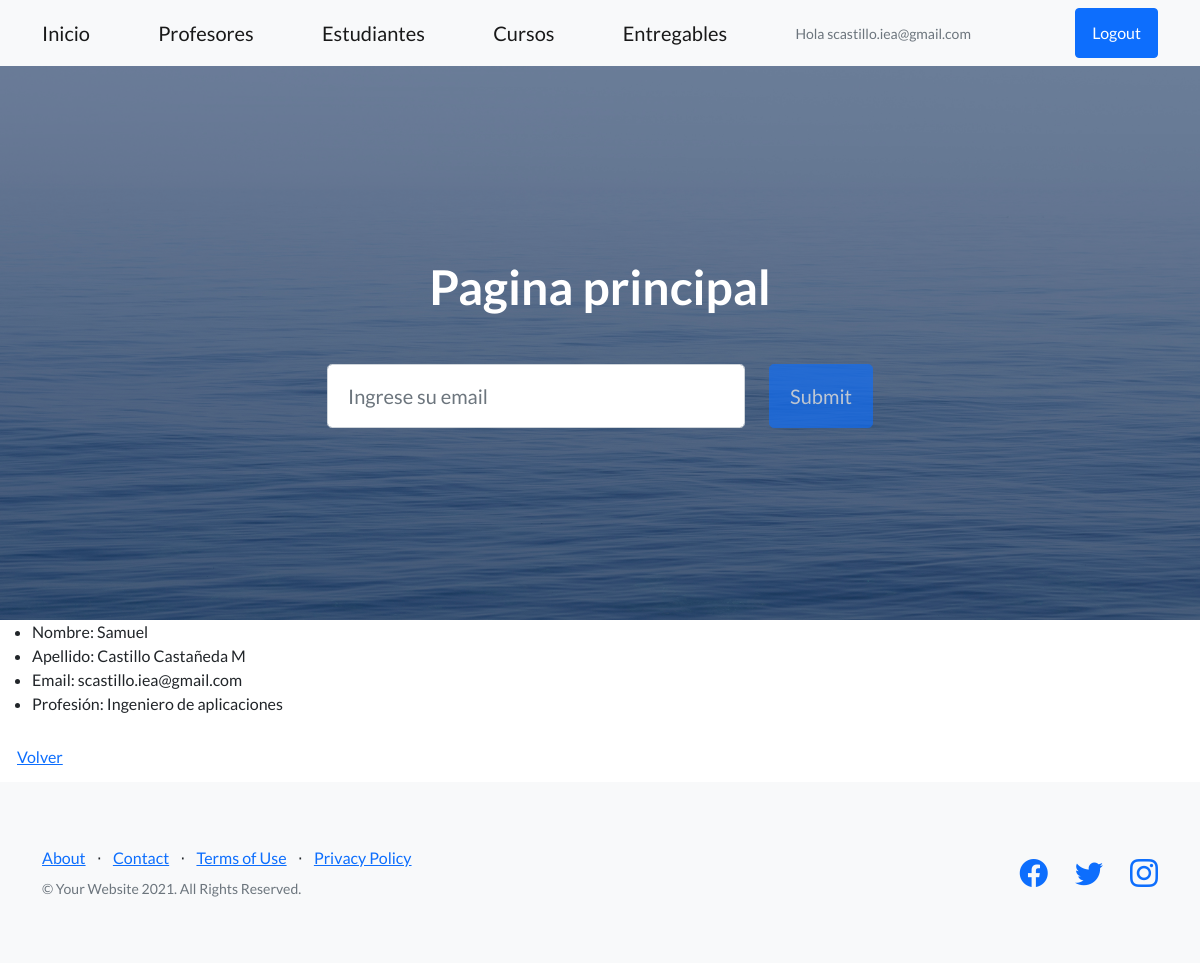
Screenshot of /AppCoder/profesores/view/20/ (signed in) with the database file from the repository.
### AppCoder/models.py (models this page shows, shortened)
class Profesor(models.Model):
    nombre = models.CharField(max_length=40)
    apellido = models.CharField(max_length=40)
    email = models.EmailField()
    profesion = models.CharField(max_length=40)

### AppCoder/views.py (the view)
# urls.py: path('profesores/view/<pk>/', views.ProfesorDetailView.as_view(), name='profesor_view'),
class ProfesorDetailView(DetailView):
    model = Profesor
    template_name = "AppCoder/ver_profesor.html"

### AppCoder/templates/AppCoder/ver_profesor.html
{% extends "AppCoder/padre.html" %}
{%  load static %}
{% block contenidoquecambia %}
    <ul>
        <li>Nombre: {{profesor.nombre}}</li>
        <li>Apellido: {{profesor.apellido}}</li>
        <li>Email: {{profesor.email}}</li>
        <li>Profesión: {{profesor.profesion}}</li>
    </ul>
    <a class="btn btn-link" href="{% url 'Profesores' %}">Volver</a>
{%  endblock %}

### AppCoder/templates/AppCoder/padre.html (shortened to what this page needs)
<!DOCTYPE html>
<html lang="en">
    <head>
        {% load static %}
        <link href="https://cdn.jsdelivr.net/npm/bootstrap-icons@1.5.0/font/bootstrap-icons.css" rel="stylesheet" type="text/css" />
        <link href="{% static 'AppCoder/css/styles.css' %}" rel="stylesheet" />
    </head>
    <body>
        <nav class="navbar navbar-light bg-light static-top">
            <div class="container">
                <a class="navbar-brand" href="{% url 'Inicio' %}">Inicio</a>
                <a class="navbar-brand" href="{% url 'Profesores' %}">Profesores</a>
                <a class="navbar-brand" href="{% url 'Estudiantes' %}">Estudiantes</a>
                <a class="navbar-brand" href="{% url 'Cursos' %}">Cursos</a>
                <a class="navbar-brand" href="{% url 'Entregables' %}">Entregables</a>
                {% if not user.is_authenticated %}
                <a class="btn btn-primary" href="{% url 'login' %}">Iniciar</a>
                {% else %}
                <p class="text-muted small mb-4 mb-lg-0">Hola {{user.username}}</p>
                {% endif %}
                <a class="btn btn-primary" href="{%  url 'logout' %}">Logout</a>
            </div>
        </nav>
        <header class="masthead">
            <div class="container position-relative">
                <div class="row justify-content-center">
                    <div class="col-xl-6">
                        <div class="text-center text-white">
                            <h1 class="mb-5">Pagina principal</h1>
                            <form class="form-subscribe" id="contactForm" data-sb-form-api-token="API_TOKEN">
                                <div class="row">
                                    <div class="col">
                                        <input class="form-control form-control-lg" id="emailAddress" type="email" placeholder="Ingrese su email" data-sb-validations="required,email" />
                                    </div>
                                    <div class="col-auto"><button class="btn btn-primary btn-lg disabled" id="submitButton" type="submit">Submit</button></div>
                                </div>
                            </form>
                        </div>
                    </div>
                </div>
            </div>
        </header>
       {% block contenidoquecambia %}
       {%  endblock %}
        <footer class="footer bg-light">
            <div class="container">
                <div class="row">
                    <div class="col-lg-6 h-100 text-center text-lg-start my-auto">
                        <ul class="list-inline mb-2">
                            <li class="list-inline-item"><a href="#!">About</a></li>
                            <li class="list-inline-item">⋅</li>
                            <li class="list-inline-item"><a href="#!">Contact</a></li>
                            <li class="list-inline-item">⋅</li>
                            <li class="list-inline-item"><a href="#!">Terms of Use</a></li>
                            <li class="list-inline-item">⋅</li>
                            <li class="list-inline-item"><a href="#!">Privacy Policy</a></li>
                        </ul>
                        <p class="text-muted small mb-4 mb-lg-0">&copy; Your Website 2021. All Rights Reserved.</p>
                    </div>
                    <div class="col-lg-6 h-100 text-center text-lg-end my-auto">
                        <ul class="list-inline mb-0">
                            <li class="list-inline-item me-4">
                                <a href="#!"><i class="bi-facebook fs-3"></i></a>
                            </li>
                            <li class="list-inline-item me-4">
                                <a href="#!"><i class="bi-twitter fs-3"></i></a>
                            </li>
                            <li class="list-inline-item">
                                <a href="#!"><i class="bi-instagram fs-3"></i></a>
                            </li>
                        </ul>
                    </div>
                </div>
            </div>
        </footer>
    </body>
</html>

### rows the page displays
Profesor: nombre "Samuel", apellido "Castillo Castañeda M", email "scastillo.iea@gmail.com", profesion "Ingeniero de aplicaciones"

### other values shown
{{ user.username }} "scastillo.iea@gmail.com"
